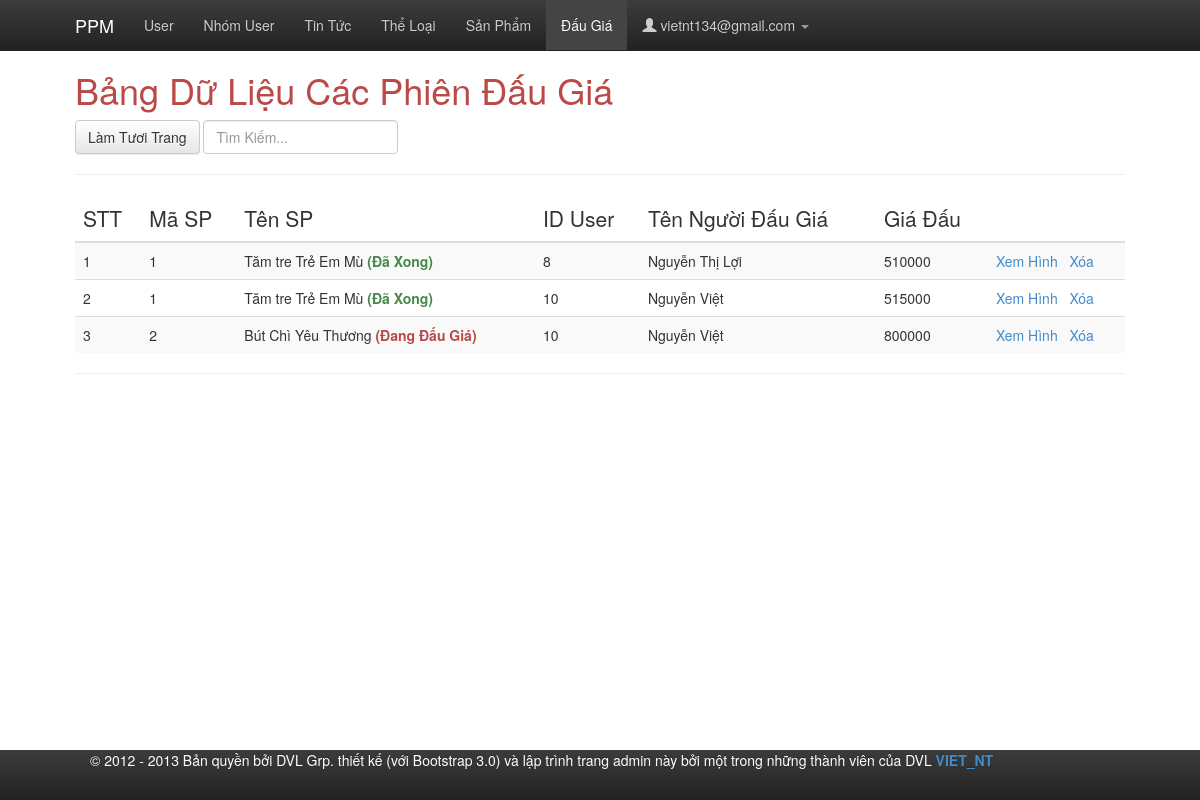
Screenshot of /admin/index-admin.php?changePage=9 (signed in) with the database file from the repository.
### tables this page shows
CREATE TABLE IF NOT EXISTS `daugia` (
  `sp_id` int(11) NOT NULL,
  `user_id` int(11) NOT NULL,
  `sp_price_now` varchar(45) NOT NULL,
  PRIMARY KEY (`sp_id`,`user_id`)
);

CREATE TABLE IF NOT EXISTS `sanpham` (
  `sp_id` int(11) NOT NULL AUTO_INCREMENT,
  `sp_name` varchar(45) NOT NULL,
  `sp_status` int(45) NOT NULL,
  `sp_time` datetime NOT NULL,
  `sp_price_goc` varchar(45) NOT NULL,
  `sp_image` varchar(255) NOT NULL,
  PRIMARY KEY (`sp_id`)
);

CREATE TABLE IF NOT EXISTS `user` (
  `user_id` int(11) NOT NULL AUTO_INCREMENT,
  `user_email` varchar(50) NOT NULL,
  `user_name` varchar(50) NOT NULL,
  `user_address` varchar(50) NOT NULL,
  `user_avatar` varchar(50) NOT NULL,
  `user_sdt` varchar(50) NOT NULL,
  `user_level_id` int(11) NOT NULL,
  `user_password` varchar(50) NOT NULL,
  `user_description` text NOT NULL,
  PRIMARY KEY (`user_id`),
  UNIQUE KEY `user_email_UNIQUE` (`user_email`),
  KEY `user_level_id` (`user_level_id`)
);

### admin/include/dauGiaForm.php (the view, shortened to what this page needs)
<?php
$query = "select * from sanpham,daugia,user where user.user_id = daugia.user_id and sanpham.sp_id = daugia.sp_id order by sanpham.sp_id asc";
$result = mysql_query($query);
?>
<h1 class="text-danger">Bảng Dữ Liệu Các Phiên Đấu Giá</h1>
<div class="btn-group">
	<a href="index-admin.php?changePage=9" class="btn btn-default">Làm Tươi Trang</a>
</div>
<div class="btn-group">
	<input placeholder="Tìm Kiếm..." type="search" name="search" class="form-control" value="" id="id_search" />
</div>
<hr id="Eight" />
<div id="tableEight" class="table-responsive">
	<table class="table table-striped table-hover">
		<thead>
			<tr>
				<th class="lead">STT</th>
				<th class="lead">Mã SP</th>
				<th class="lead">Tên SP</th>
				<th class="lead">ID User</th>
				<th class="lead">Tên Người Đấu Giá</th>
				<th class="lead">Giá Đấu</th>
				<th>&nbsp;</th>
			</tr>
		</thead>
		<tbody>
			<?php
			$i = 1;
			if($result){
			while ($row = mysql_fetch_array($result)) {
			?>
			<tr>
				<td><?php echo($i++); ?></td>
				<td><?php echo($row['0'])?></td>
				<td><?php echo($row['1']);
					if($row['2']==0)
				 		echo(" <strong class='text-success'>(Đã Xong)</strong>");
					else {
						echo(" <strong class='text-danger'>(Đang Đấu Giá)</strong>");
					}
				 	?>
				</td>
				<td><?php echo($row['7']); ?></td>
				<td><?php echo($row['11']); ?></td>
				<td><?php echo($row['8']); ?></td>
				<td>
					<a target="_blank" href="<?php echo($row['5']);?>">Xem Hình</a>
					<a href="addEditDelete/deleteOneDauGia.php?spID=<?php echo($row['0']); ?>&userID=<?php echo($row['7']); ?>&spName=<?php echo($row['1']); ?>&userName=<?php echo($row['11']); ?>">Xóa</a>
				</td>
			</tr>
			<?php
			}
			}
			?>
		</tbody>
	</table>
</div>
<hr />

### admin/css/docs.css (style rules this page uses)
body { position: relative; padding-top: 50px; }

### admin/js/wysibb/theme/default/wbbtheme.css (style rules this page uses)
html { height:100% !important; }

### rows the page displays
daugia: sp.sp_id "1", sp.sp_name "Tăm tre Trẻ Em Mù", shows "(Đã Xong)", user "8", user.user_name "Nguyễn Thị Lợi", sp_price_now "510000"
daugia: sp.sp_id "1", sp.sp_name "Tăm tre Trẻ Em Mù", shows "(Đã Xong)", user "10", user.user_name "Nguyễn Việt", sp_price_now "515000"
daugia: sp.sp_id "2", sp.sp_name "Bút Chì Yêu Thương", shows "(Đang Đấu Giá)", user "10", user.user_name "Nguyễn Việt", sp_price_now "800000"

### other values shown
$_SESSION["adminLog"] "vietnt134@gmail.com"
